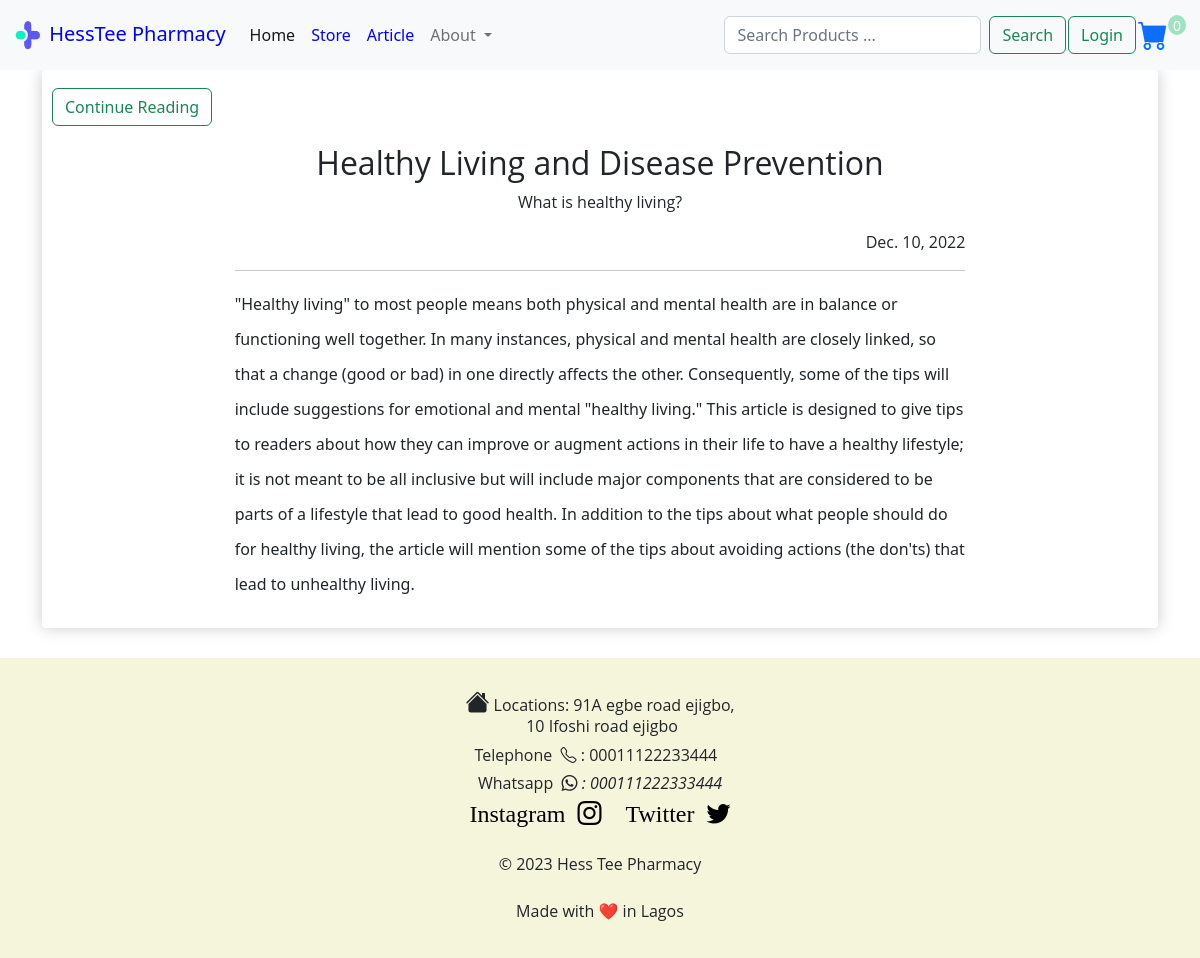
The page /article_detail/3 on the database its author committed.
### store/models.py (models this page shows, shortened)
class Article(models.Model):
    title=models.CharField(max_length=200, null=True)
    subtitle=models.CharField(max_length=200, null=True)
    body = models.CharField(max_length=200, null=True)
    date = models.DateField(auto_now_add= True,blank= True)

### store/views.py (the view)
# urls.py: path("article_detail/<int:id>",views.view_article,name= "article_detail"),
def view_article(request, id):
  article = Article.objects.get(id=id)
  data = cartData(request)
  cartItems = data['cartItems']
  context = {'article':article,'cartItems':cartItems,}
  return render(request, 'store/details2.html', context)

### store/utils.py (called while the page is built, shortened)
def cookieCart(request):
        try:
          cart = json.loads(request.COOKIES['cart'])
        except:
            cart = {}
        items = []
        order = {'get_cart_total':0, 'get_cart_items':0,'shipping':False}
        cartItems = order['get_cart_items']
        return{"items": items,"order":order,'cartItems':cartItems,}

def cartData(request):
    if request.user.is_authenticated:
        try:
          customer = request.user.customer
        except:
          customer=  Customer.objects.create(user= request.user,name=request.user,email = request.user.email)
        try:
          order, created = Order.objects.get_or_create(customer= customer, complete = False)
        except:
          order.delete()
        items = order.orderitem_set.all()
        cartItems = order.get_cart_items
    else:
        cookieData = cookieCart(request)
        cartItems = cookieData['cartItems']
        order = cookieData['order']
        items = cookieData['items']
    return {"items": items,"order":order,'cartItems':cartItems}

### store/templates/store/details2.html (shortened to what this page needs)
{% extends 'store/main.html' %}
{% load static%}
{% block content %}
<div class="box-element">
    <a  href="{% url 'article' %}"><button class="btn btn-outline-success my-2 rounded">  Continue Reading</button></a>
    <div class="col-lg-8 col-md-10 mx-auto">
      <div class="post-preview">
          <h2 style="text-align: center;" class="post-title">
            {{article.title}}
          </h2>
          <p style="text-align: center;" class="post-subtitle">
            {{article.subtitle}}
          </p>
        <p style="text-align: right;" > {{article.date}}</p>
      </div>
      <hr>
      <p class="text" > {{ article.body|safe }}</p>
            </div>
            </div>
      </div>
{% endblock %}

### static/css/main.css (style rules this page uses)
html { margin: 0; }
body { margin: 0; overflow-x: hidden }
h1,h2,h3,h4,h5,h6 { font-family: 'Open Sans', 'Helvetica Neue', Helvetica, Arial, sans-serif; }
.post-preview { font-family: 'Open Sans', 'Helvetica Neue', Helvetica, Arial, sans-serif; text-align: left; }
.post-title { font-family: 'Open Sans', 'Helvetica Neue', Helvetica, Arial, sans-serif; text-align: left; }
.box-element { box-shadow:hsl(0, 0%, 80%) 0 0 16px; background-color: #fff; border-radius: 4px; padding: 10px; }
.col-lg-4, .col-lg-6, .col-lg-8, .col-lg-12 { margin-top: 10px; }
.btn { border-radius: 0; }
.text { line-height: 35px; }

### rows shown on the page
Article: title "Healthy Living and Disease Prevention", subtitle "What is healthy living?", date "Dec. 10, 2022", body "\"Healthy living\" to most people means both physical and mental health are in balance or functioning well together. In many instances, physical and mental health are closely linked, so that a change (good or bad) in one directly affects the other. Consequently, some of the tips will include suggestions for emotional and mental \"healthy living.\" This article is designed to give tips to readers about how they can improve or augment actions in their life to have a healthy lifestyle; it is not meant to be all inclusive but will include major components that are considered to be parts of a lifestyle that lead to good health. In addition to the tips about what people should do for healthy living,…"

### other values the page prints
{{ cartItems }} "0"
